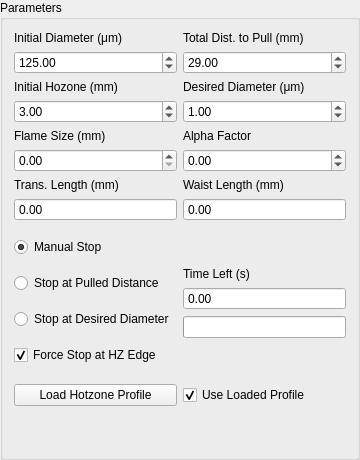
     <widget class="QGroupBox" name="groupBox_3">
      <property name="sizePolicy">
       <sizepolicy hsizetype="Minimum" vsizetype="Preferred">
        <horstretch>0</horstretch>
        <verstretch>0</verstretch>
       </sizepolicy>
      </property>
      <property name="minimumSize">
       <size>
        <width>360</width>
        <height>0</height>
       </size>
      </property>
      <property name="title">
       <string>Parameters</string>
      </property>
      <layout class="QGridLayout" name="gridLayout_3">
       <item row="3" column="1">
        <layout class="QVBoxLayout" name="verticalLayout_28">
         <property name="bottomMargin">
          <number>0</number>
         </property>
         <item>
          <widget class="QLabel" name="label_27">
           <property name="text">
            <string>Waist Length (mm)</string>
           </property>
          </widget>
         </item>
         <item>
          <widget class="QDoubleSpinBox" name="setWaistLengthSpin">
           <property name="readOnly">
            <bool>true</bool>
           </property>
           <property name="buttonSymbols">
            <enum>QAbstractSpinBox::NoButtons</enum>
           </property>
           <property name="keyboardTracking">
            <bool>false</bool>
           </property>
          </widget>
         </item>
        </layout>
       </item>
       <item row="3" column="0">
        <layout class="QVBoxLayout" name="verticalLayout_27">
         <item>
          <widget class="QLabel" name="label_26">
           <property name="text">
            <string>Trans. Length (mm)</string>
           </property>
          </widget>
         </item>
         <item>
          <widget class="QDoubleSpinBox" name="setTransLengthSpin">
           <property name="readOnly">
            <bool>true</bool>
           </property>
           <property name="buttonSymbols">
            <enum>QAbstractSpinBox::NoButtons</enum>
           </property>
           <property name="keyboardTracking">
            <bool>false</bool>
           </property>
          </widget>
         </item>
        </layout>
       </item>
       <item row="2" column="0">
        <layout class="QVBoxLayout" name="verticalLayout_8">
         <item>
          <widget class="QLabel" name="label_8">
           <property name="text">
            <string>&lt;html&gt;&lt;head/&gt;&lt;body&gt;&lt;p&gt;Flame Size (mm)&lt;/p&gt;&lt;/body&gt;&lt;/html&gt;</string>
           </property>
          </widget>
         </item>
         <item>
          <widget class="QDoubleSpinBox" name="fSizeSpin">
           <property name="keyboardTracking">
            <bool>false</bool>
           </property>
           <property name="maximum">
            <double>10.000000000000000</double>
           </property>
           <property name="value">
            <double>0.000000000000000</double>
           </property>
          </widget>
         </item>
        </layout>
       </item>
       <item row="1" column="1">
        <layout class="QVBoxLayout" name="verticalLayout_4">
         <item>
          <widget class="QLabel" name="label_4">
           <property name="text">
            <string>&lt;html&gt;&lt;head/&gt;&lt;body&gt;&lt;p&gt;Desired Diameter (μm)&lt;/p&gt;&lt;/body&gt;&lt;/html&gt;</string>
           </property>
          </widget>
         </item>
         <item>
          <widget class="QDoubleSpinBox" name="dwSpin">
           <property name="keyboardTracking">
            <bool>false</bool>
           </property>
           <property name="minimum">
            <double>0.010000000000000</double>
           </property>
           <property name="maximum">
            <double>1000.000000000000000</double>
           </property>
           <property name="value">
            <double>1.000000000000000</double>
           </property>
          </widget>
         </item>
        </layout>
       </item>
       <item row="1" column="0">
        <layout class="QVBoxLayout" name="verticalLayout_7">
         <item>
          <widget class="QLabel" name="label_7">
           <property name="text">
            <string>&lt;html&gt;&lt;head/&gt;&lt;body&gt;&lt;p&gt;Initial Hozone (mm)&lt;/p&gt;&lt;/body&gt;&lt;/html&gt;</string>
           </property>
          </widget>
         </item>
         <item>
          <widget class="QDoubleSpinBox" name="l0Spin">
           <property name="keyboardTracking">
            <bool>false</bool>
           </property>
           <property name="maximum">
            <double>50.000000000000000</double>
           </property>
           <property name="value">
            <double>3.000000000000000</double>
           </property>
          </widget>
         </item>
        </layout>
       </item>
       <item row="0" column="0">
        <layout class="QVBoxLayout" name="verticalLayout_3">
         <item>
          <widget class="QLabel" name="label_3">
           <property name="text">
            <string>&lt;html&gt;&lt;head/&gt;&lt;body&gt;&lt;p&gt;Initial Diameter (μm)&lt;/p&gt;&lt;/body&gt;&lt;/html&gt;</string>
           </property>
          </widget>
         </item>
         <item>
          <widget class="QDoubleSpinBox" name="d0Spin">
           <property name="keyboardTracking">
            <bool>false</bool>
           </property>
           <property name="minimum">
            <double>0.010000000000000</double>
           </property>
           <property name="maximum">
            <double>1000.000000000000000</double>
           </property>
           <property name="value">
            <double>125.000000000000000</double>
           </property>
          </widget>
         </item>
        </layout>
       </item>
       <item row="2" column="1">
        <layout class="QVBoxLayout" name="verticalLayout_6">
         <item>
          <widget class="QLabel" name="label_6">
           <property name="text">
            <string>&lt;html&gt;&lt;head/&gt;&lt;body&gt;&lt;p&gt;Alpha Factor&lt;/p&gt;&lt;/body&gt;&lt;/html&gt;</string>
           </property>
          </widget>
         </item>
         <item>
          <widget class="QDoubleSpinBox" name="alphaSpin">
           <property name="keyboardTracking">
            <bool>false</bool>
           </property>
           <property name="minimum">
            <double>-1.000000000000000</double>
           </property>
           <property name="maximum">
            <double>1.000000000000000</double>
           </property>
           <property name="singleStep">
            <double>0.100000000000000</double>
           </property>
           <property name="value">
            <double>0.000000000000000</double>
           </property>
          </widget>
         </item>
        </layout>
       </item>
       <item row="0" column="1">
        <layout class="QVBoxLayout" name="verticalLayout_5">
         <item>
          <widget class="QLabel" name="label_5">
           <property name="text">
            <string>&lt;html&gt;&lt;head/&gt;&lt;body&gt;&lt;p&gt;Total Dist. to Pull (mm)&lt;/p&gt;&lt;/body&gt;&lt;/html&gt;</string>
           </property>
          </widget>
         </item>
         <item>
          <widget class="QDoubleSpinBox" name="x0Spin">
           <property name="keyboardTracking">
            <bool>false</bool>
           </property>
           <property name="minimum">
            <double>1.000000000000000</double>
           </property>
           <property name="maximum">
            <double>200.000000000000000</double>
           </property>
           <property name="value">
            <double>29.000000000000000</double>
           </property>
          </widget>
         </item>
        </layout>
       </item>
       <item row="4" column="1">
        <layout class="QVBoxLayout" name="verticalLayout_42">
         <item>
          <spacer name="verticalSpacer_9">
           <property name="orientation">
            <enum>Qt::Vertical</enum>
           </property>
           <property name="sizeHint" stdset="0">
            <size>
             <width>20</width>
             <height>40</height>
            </size>
           </property>
          </spacer>
         </item>
         <item>
          <widget class="QLabel" name="label_36">
           <property name="text">
            <string>Time Left (s)</string>
           </property>
          </widget>
         </item>
         <item>
          <widget class="QDoubleSpinBox" name="timeleftSpin">
           <property name="readOnly">
            <bool>true</bool>
           </property>
           <property name="buttonSymbols">
            <enum>QAbstractSpinBox::NoButtons</enum>
           </property>
           <property name="maximum">
            <double>10000.000000000000000</double>
           </property>
          </widget>
         </item>
         <item>
          <widget class="QProgressBar" name="timeleftBar">
           <property name="sizePolicy">
            <sizepolicy hsizetype="Preferred" vsizetype="Fixed">
             <horstretch>0</horstretch>
             <verstretch>0</verstretch>
            </sizepolicy>
           </property>
           <property name="value">
            <number>0</number>
           </property>
           <property name="textVisible">
            <bool>false</bool>
           </property>
          </widget>
         </item>
         <item>
          <spacer name="verticalSpacer_8">
           <property name="orientation">
            <enum>Qt::Vertical</enum>
           </property>
           <property name="sizeHint" stdset="0">
            <size>
             <width>20</width>
             <height>40</height>
            </size>
           </property>
          </spacer>
         </item>
        </layout>
       </item>
       <item row="4" column="0">
        <layout class="QVBoxLayout" name="verticalLayout_9">
         <item>
          <widget class="QRadioButton" name="manualStopRadio">
           <property name="text">
            <string>Manual Stop</string>
           </property>
           <property name="checked">
            <bool>true</bool>
           </property>
          </widget>
         </item>
         <item>
          <widget class="QRadioButton" name="distStopRadio">
           <property name="text">
            <string>Stop at Pulled Distance</string>
           </property>
          </widget>
         </item>
         <item>
          <widget class="QRadioButton" name="diamStopRadio">
           <property name="text">
            <string>Stop at Desired Diameter</string>
           </property>
          </widget>
         </item>
         <item>
          <widget class="QCheckBox" name="edgeStopCheck">
           <property name="text">
            <string>Force Stop at HZ Edge</string>
           </property>
           <property name="checked">
            <bool>true</bool>
           </property>
           <property name="tristate">
            <bool>true</bool>
           </property>
          </widget>
         </item>
        </layout>
       </item>
       <item row="5" column="0">
        <widget class="QPushButton" name="loadHZBut">
         <property name="text">
          <string>Load Hotzone Profile</string>
         </property>
        </widget>
       </item>
       <item row="5" column="1">
        <widget class="QCheckBox" name="useProfileCheck">
         <property name="text">
          <string>Use Loaded Profile</string>
         </property>
         <property name="checked">
          <bool>true</bool>
         </property>
        </widget>
       </item>
       <item row="6" column="0">
        <spacer name="verticalSpacer_10">
         <property name="orientation">
          <enum>Qt::Vertical</enum>
         </property>
         <property name="sizeHint" stdset="0">
          <size>
           <width>20</width>
           <height>40</height>
          </size>
         </property>
        </spacer>
       </item>
       <item row="6" column="1">
        <spacer name="verticalSpacer_11">
         <property name="orientation">
          <enum>Qt::Vertical</enum>
         </property>
         <property name="sizeHint" stdset="0">
          <size>
           <width>20</width>
           <height>40</height>
          </size>
         </property>
        </spacer>
       </item>
      </layout>
     </widget>
